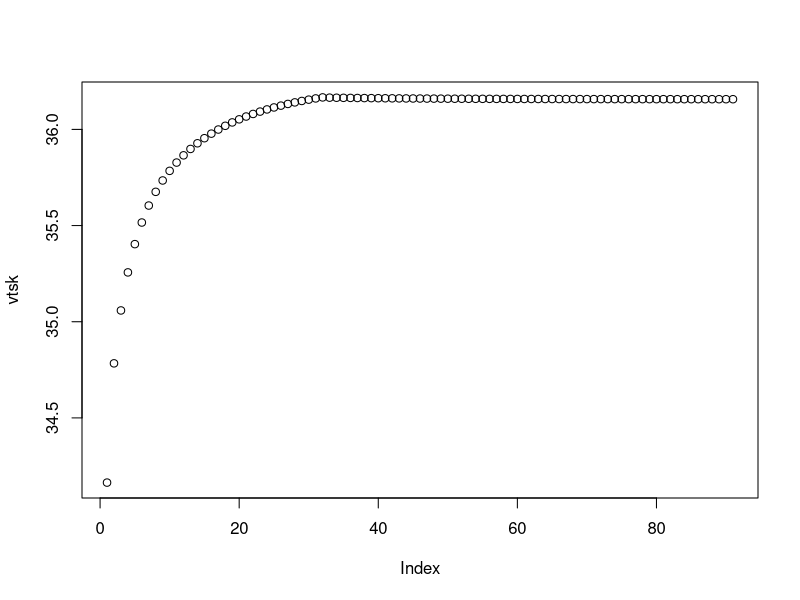

This chart was generated by the following R code:
svp <- function (x){    #function to convert saturation vapour pressure units
    svp = 6.11*10^((7.5*x)/(237.7+x))    #saturation vapour pressure (hpa)
    svp_m = 0.750061683 * svp             #svp in  mmhg
    return (svp_m)
}

sub <- function(){

    # Initial temperatures
    tcl = 34        # T of clothes
    tr = 58         # Tmrt
    rh = 0.6
    tcr = 36.9
    tsk = 34
    ta = 28
    ttsk = 33.7     # setpoint tsk
    ttcr = 36.8     # setpoint tcr
    ttbm = 36
    pa = 2.25       # mmHg vapour pressure
    tclold = tcl       #initialization
    v = 2           #m/s

    # Clothing related
    chclo = 0.57    # pants + t-shirt
    facl = 1.0      # surface enlargement?




    # Vascular
    skbf = 6.3
    skbfl = 90 # L/m2/hr

    # Sweat
    regswl = 500
    csw = 170 # g/m2/hr
    cdil = 200 #litres/(m2/h/K)
    cstr = 0.1
    sweat = 0

    # Metabolism and activity
    mets = 2.9
    bmr = 58.2
    rm = bmr * mets
    act = rm
    me = 0.2
    wk = 0.2 * rm

    # Body metrics
    ht = 1.81
    wt = 70
    adu = 1.8
    alpha = 0.044 + 0.35/ (skbf-0.1386)

    esk = 1
    bz = 0.1

    # Time
    time = 0.0      # init
    exp_time = 30.0 # mins
    interval = 20   # seconds
    steps = exp_time*60/interval

    # Variable vectors
    vtsk = c()
    vtcr = c()

    while (time < 1.0){
        dtim = 1.0 / steps
        time = time + dtim
        print (time*steps)

        #####
        # Radiative and convective
        ####
        chc=8.6*v**0.5
        chr = 4*0.72*5.67*10^-8*((tcl+tr)/2+273.15)^3
        tcl = (chclo*tsk+facl*(chc*ta+chr*tr))/(chclo+facl*(chc+chr))
        while (abs(tcl-tclold) > 0.01){
            chr = 4*0.72*5.67*10^-8*((tcl+tr)/2+273.15)^3
            tcl = (chclo*tsk+facl*(chc*ta+chr*tr))/(chclo+facl*(chc+chr))
            print (tcl)
            tclold=tcl
        }
        # heat flow from clothing to environment
        dry = facl*(chc*(tcl-ta)+chr*(tcl-tr))   # R + C negative = gain
        cat("R+C:",dry,"\n")
        # dry and latent respiratory heat losses
        eres = 0.017251 * rm * (5.8662-pa)      # evaporative loss from respiration
        #eres2=0.0023*rm*(44-rh*svp(ta))  #1971 formulation
        cat("eres",eres,"\n")
        cres=0.0014 * rm * (34.0-ta) # *ata*ff  # convective loss from respiration
        cat("cres",cres,"\n")
        # heat flows to skin and core
        hfsk=(tcr-tsk)*(5.28+1.163*skbf)-dry-esk

        cat ("esk:",esk,'\n')
        cat ("tcr-tsk",tcr-tsk,'\n')
        cat ("skbf:",skbf,'\n')
        cat("hfsk:",hfsk,'\n')
        hfcr=rm-(tcr-tsk)*(5.28+1.163*skbf)-cres-eres-wk
        cat("hfcr:",hfcr,'\n')

        # thermal capacities
        tccr = 58.2*(1-alpha)*wt
        tcsk = 58.2*alpha*wt

        # temperature change in 1 min
        dtsk = (hfsk*adu)/tcsk
        cat ("dtsk:",dtsk,'\n')
        dtcr = (hfcr*adu)/tccr
        tsk = tsk+dtsk
        tcr = tcr+dtcr

        if (tsk>ttsk) {
          warms = tsk - ttsk
          colds = 0
        }
        else {
          colds = ttsk - tsk
          warms = 0
        }

        if (tcr > ttcr) {
          warmc = tcr - ttcr
          coldc = 0
        }
        else{
          coldc = ttcr - tcr
          warmc = 0
        }

        ttbm = bz * ttsk+(1-bz)*ttcr
        tbm = alpha * tsk + (1-alpha)*tcr
        if (tbm > ttbm){
          warmb = tbm - ttbm
          coldb = 0
        }
        else{
          coldb = ttbm - tbm
          warmb = 0
        }

        # temperature regulation

        dilat = cdil*warmc
        stric = cstr*colds
        skbf = (6.3+dilat)/(1+stric)
        # limits
        if (skbf < 0.5) {skbf = 0.5}
        if (skbf > skbfl) {skbf = skbfl}

        # skin-core proportion changes with blood flow
        alpha = 0.0417737+ 0.7451832/(skbf+0.58517)

        cat('warms',warms,'\n')
        #sweating regulation
        regsw = csw*warmb*exp(warms/10.7)
        if (regsw > regswl) {
          regsw = regswl
        }
        ersw = 0.68 * regsw

        #shivering
        rm = act + 19.4 * colds*coldc
        cat('rm:',rm,'\n')

        #evaporation
        lr=15.1512*(tsk+273.15)/273.15
        im = 1
        icl = 1
        rt = (1/im) * (1/(lr*facl*chc)+1/(lr*chclo*icl))

        emax = (1/rt)*(svp(tsk)-pa)

        cat('ersw:',ersw,'emax:',emax,'\n')
        prsw = ersw / emax
        sweat = sweat + (ersw*adu/0.7)*(interval/3600) #g/timestep

        pdif = (1-prsw)*0.06
        edif = pdif*emax
        esk = ersw + edif
        pwet = esk/emax

        #dripping sweat
        eveff = 1

        if (pwet >= eveff & emax >= 0){
            pwet = eveff
            prsw = (eveff-0.06)/.94
            ersw = prsw / emax
            pdif = (1-prsw)*0.06
            edif = pdif*emax
            esk = ersw + edif
        }

        if (emax < 0) {
            pdif = 0
            edif = 0
            esk = emax
            pwet = eveff
            prsw = eveff
            ersw= 0
        }
        edrip = (regsw*0.68-prsw*emax)/0.68
        if (edrip < 0) {edrip = 0}

        #vapour pressure at skin
        vpsk = pwet * svp(tsk)+(1-pwet)*pa
        # rh at skin
        rhsk = vpsk/svp(tsk)
        cat("tsk:",tsk,"\n")
        vtsk <- c(vtsk,tsk)
        vtcr <- c(vtcr,tcr)
        }
        plot(vtsk)
        cat('sweat',sweat,'\n')
    }

  sub2 <- function(){

    ctc = chc + chr
    to = ta + erf / ctc
    cloe = clo - (facl - 1)/(0.155 * facl * ctc)
    fcle = 1/(1 + 0.155 * ctc * cloe)
    fpcl = 1/(1 + (0.155/icl) * chc * chloe )

    hsk = ctc * fcle * (tsk - to) + pwet * lr * chc * fpcl * (svp(tsk) - pa)

    et = tsk - hsk / (ctc * fcle)

    # approximate ET*
    while (err >= 0) {
      et = et + 0.1
      err = hsk - ctc * fcle * (tsk - et) - pwet * lr * chc * fpcl * (svp(tsk) - svp(et)/2)
    }

    # SET*
    chrs = chr
    chcs = 5.66 * (act/58.2-0.85)^0.39
    if (chcs < 3) {
      chcs = 3
    }

    rn = rm -wk
    clos = 1.3264/(rn/58.15+0.7383)-0.0953
    kclos = 0.25
    facls = 1+kclos + clos
    ctcs = chrs + chcs
    cloes = clos - (facls -1)/(0.155*facls*ctcs)
    fcles = 1/(1+0.155*ctcs*cloes)
    fpcls = 1/(1+(0.155/0.45)*chcs*cloes)

  }

  sub()
  #sub2()
